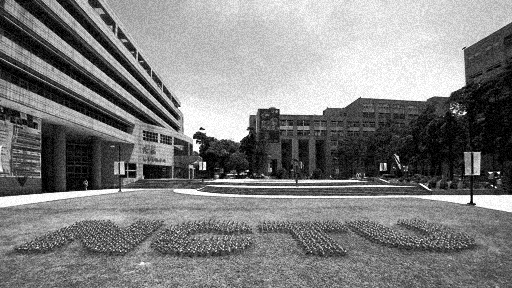
%> input picture ImageProcessing/Project2/題目原檔/第三題/problem3_4e.bmp, 512 x 288 px
$ octave Untitled3.m   (GNU Octave 9; MATLAB toolbox functions it lacks are replaced by stand-ins)
%> lines starting %> are read from the running program, lines starting %| are printed output that depends on the picture
clc
clear all
close all

I = imread('problem3_4e.bmp');
%> I is the input picture: size 288x512 uint8; min 0, max 255, mean 127.5

% Get histogram:
[Counts, grayLevels] = imhist(I);
%> Counts = 256 values, max 3621 at index 256, min 315 at index 255, mean 576; grayLevels = 256 values from 0 to 255
% Computer probability density function:
pdf = Counts / numel(I);
%> pdf = 256 values, max 0.0246 at index 256, min 0.00214 at index 255, mean 0.00391
plot(grayLevels, pdf, 'b-', 'LineWidth', 2);
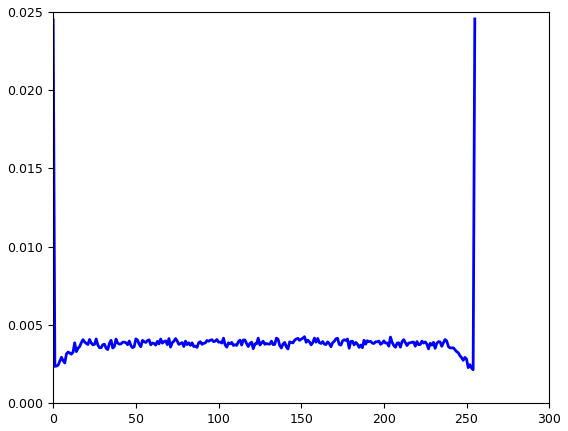
%> figure redrawn from the program's plot data; curve peaks at x = 255, y = 0.0246
% grid on;
